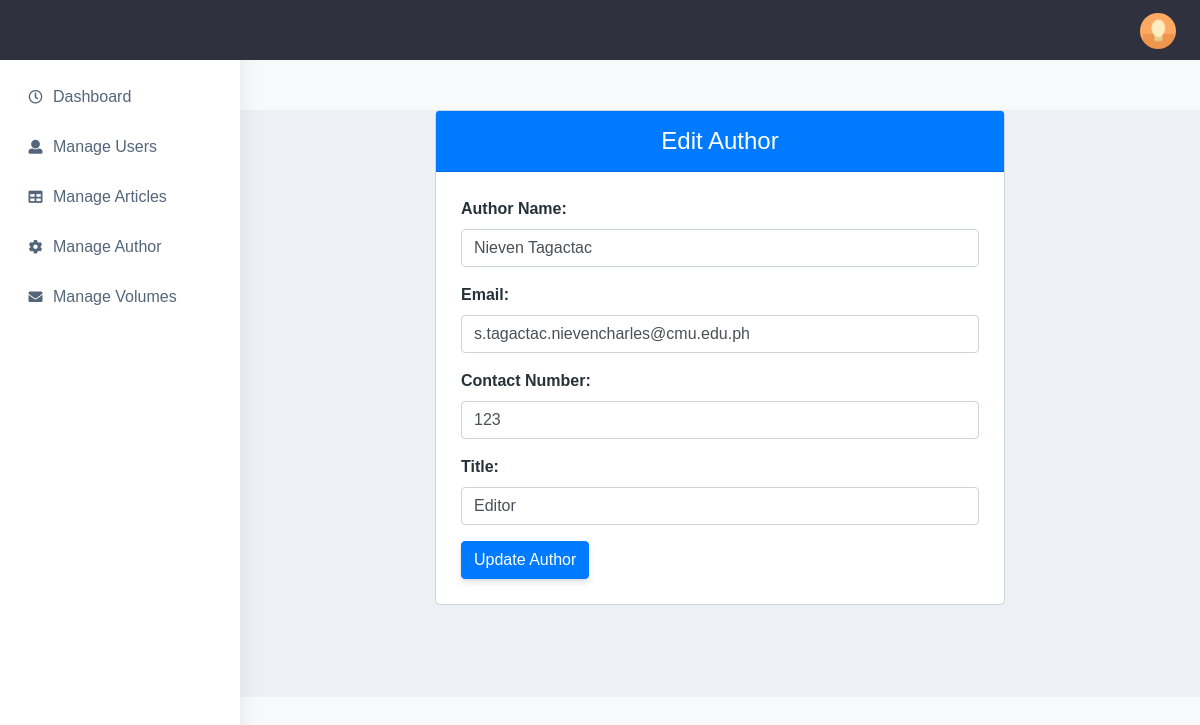
Page /pages/edit_author/49 on the committed database.
### tables this page shows
CREATE TABLE `authors`  (
  `audid` int NOT NULL AUTO_INCREMENT,
  `uid` int NOT NULL,
  `author_name` varchar(255) NULL DEFAULT NULL,
  `email` varchar(255) NULL DEFAULT NULL,
  `contact_num` varbinary(12) NULL DEFAULT NULL,
  `title` varchar(255) NULL DEFAULT NULL,
  PRIMARY KEY (`audid`) USING BTREE
);

### application/controllers/Pages.php (called while the page is built, shortened)
<?php
class Pages extends Base_Controller {
    public function __construct() {
        $this->load->model('User_model');
        $this->load->model('Article_model');
        $this->load->model('Author_model');
    }
  public function edit_author($audid) {
        $data['author'] = $this->Author_model->get_author($audid);
        $this->load_view2('edit_author', $data);
    }
    protected function load_view2($page, $data = array()) {
        $data['title'] = ucfirst($page);
        $this->load->view('templates/headerAdmin', $data);
        $this->load->view('pages/' . $page, $data);
        $this->load->view('templates/footerAdmin', $data);
    }
}

### index.php (called while the page is built, shortened)
<?php
require_once BASEPATH.'core/CodeIgniter.php';

### application/models/Author_model.php (called while the page is built, shortened)
<?php
class Author_model extends CI_Model {
    public function get_author($audid) {
        $query = $this->db->get_where('authors', array('audid' => $audid));
        return $query->row();
    }
}

### application/views/pages/edit_author.php (the view, shortened to what this page needs)
<!DOCTYPE html>
<html lang="en">
<head>
    <link rel="stylesheet" href="https://stackpath.bootstrapcdn.com/bootstrap/4.5.2/css/bootstrap.min.css">
</head>
<body>
    <div class="container">
        <div class="card">
            <div class="card-header">
                Edit Author
            </div>
            <div class="card-body">
                <?php echo form_open('author/edit/' . $author->audid); ?>
                <div class="form-group">
                    <label for="author_name">Author Name:</label>
                    <input type="text" class="form-control" name="author_name" value="<?php echo set_value('author_name', $author->author_name); ?>">
                </div>
                <div class="form-group">
                    <label for="email">Email:</label>
                    <input type="text" class="form-control" name="email" value="<?php echo set_value('email', $author->email); ?>">
                </div>
                <div class="form-group">
                    <label for="contact_num">Contact Number:</label>
                    <input type="text" class="form-control" name="contact_num" value="<?php echo set_value('contact_num', $author->contact_num); ?>">
                </div>
                <div class="form-group">
                    <label for="title">Title:</label>
                    <input type="text" class="form-control" name="title" value="<?php echo set_value('title', $author->title); ?>">
                </div>
                <button type="submit" class="btn btn-primary">Update Author</button>
                </form>
            </div>
        </div>
    </div>
</body>
</html>

### application/views/pages/edit_author.php (style rules this page uses)
body { background-color: #f8f9fa; font-family: Arial, sans-serif; }
.container { max-width: 600px; margin-top: 50px; }
.card { border: 1px solid #ced4da; border-radius: 5px; }
.card-header { background-color: #007bff; color: white; text-align: center; font-size: 1.5rem; }
.form-group label { font-weight: bold; }
.btn-primary { background-color: #007bff; border-color: #007bff; }

### rows in the picture
authors: author_name "Nieven Tagactac", email "s.tagactac.nievencharles@cmu.edu.ph", contact_num "123", title "Editor"
